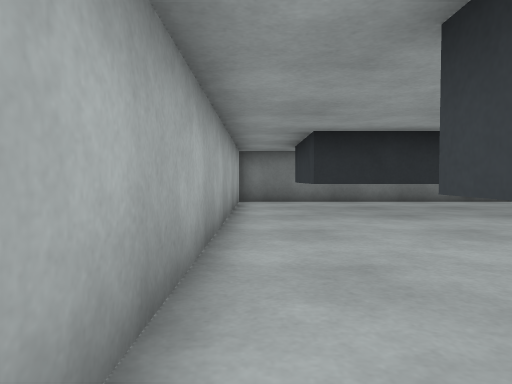
View 1 (above)

12 first-person views from a walk through a Gazebo world. The camera is 0.04 m above the floor, tilts 2° down and sees 70° across. The floor is counted in squares, 0.05 m on a side. Each view is taken from the middle of a square. On the plan, view 1 faces up. The plan holds only what a view shows up to about 11 squares ahead; the rest is blank. The place goes on beyond the plan.

View 2
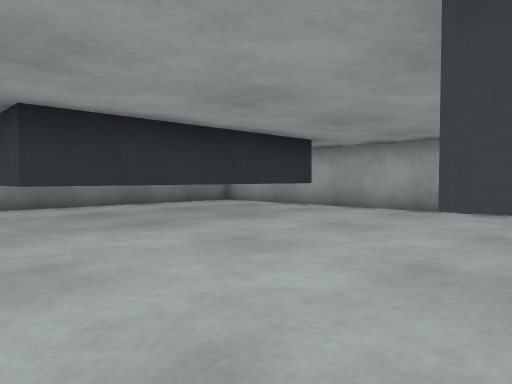

View 3
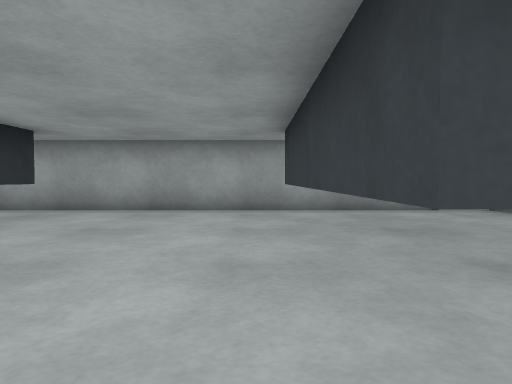

View 4
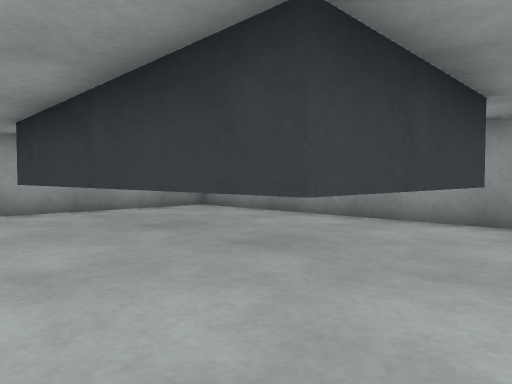

View 5
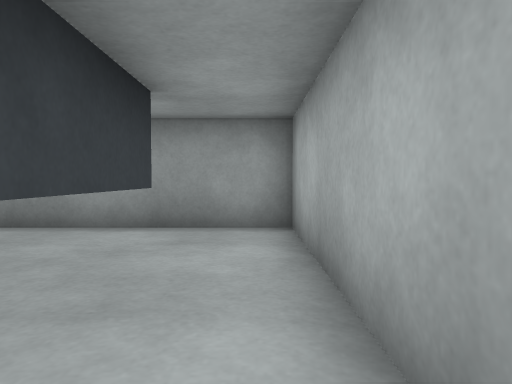

View 6
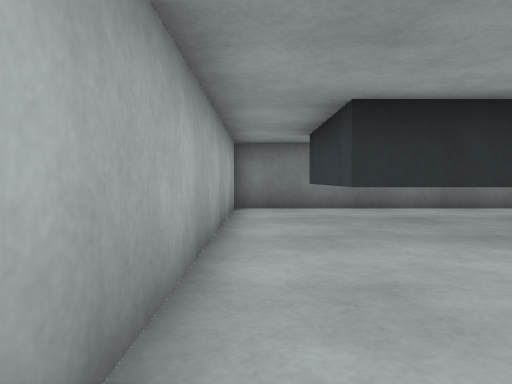

View 7
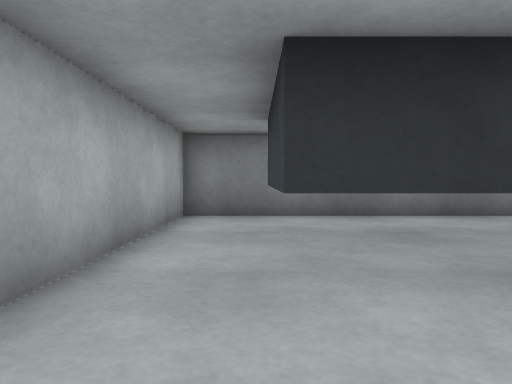

View 8
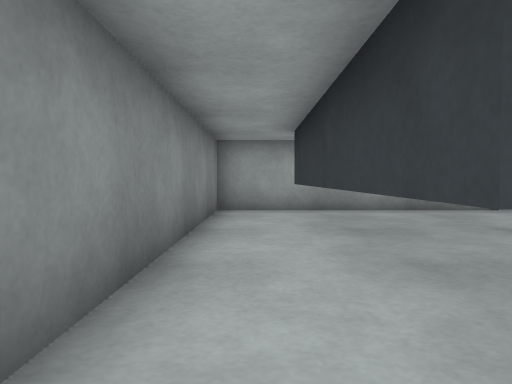

View 9
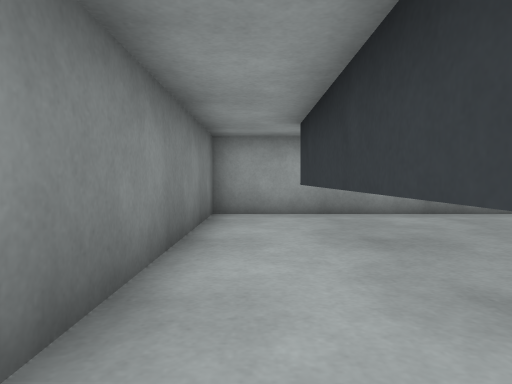

View 10
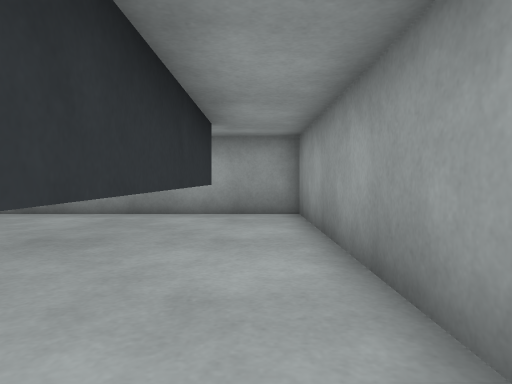

View 11
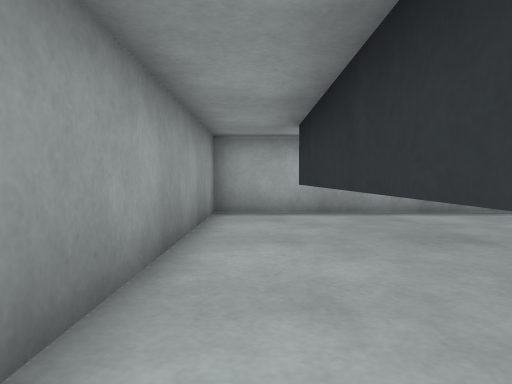

View 12
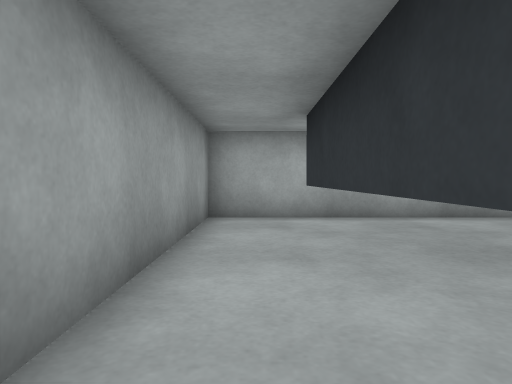

### Floor plan
Key: @ floor where view 1 was taken; # wall or solid block; . floor; = window, fence, low wall or low ledge; T thing the floor can be seen under or through.
Columns run from 1 left of view 1 to 9 right of it. Each row starts with its distance up from view 1.
 13 ###########
 12 #.........#
 11 #.TTTTTTT##
 10 #.=
  9 #.=
  8 #.TTTTTTTT#
  7 #.........#
  6 #.........#
  5 #.........#
  4 #.........#
  3 #.........#
  2 #.TTT######
  1 #.=
  0 #@=
 -1 #.TTTTTTTT#
 -2 #.........#
 -3 ###########

Positions as (right, up) in squares from view 1, and headings:
1: (0, 0), facing up
2: (0, 2), facing up-right
3: (0, 3), facing right
4: (0, 4), facing down-right
5: (0, 3), facing down
6: (0, 3), facing up
7: (1, 5), facing up
8: (0, 12), facing right
9: (1, 12), facing right
10: (1, -2), facing right
11: (8, -2), facing left
12: (7, -2), facing left
